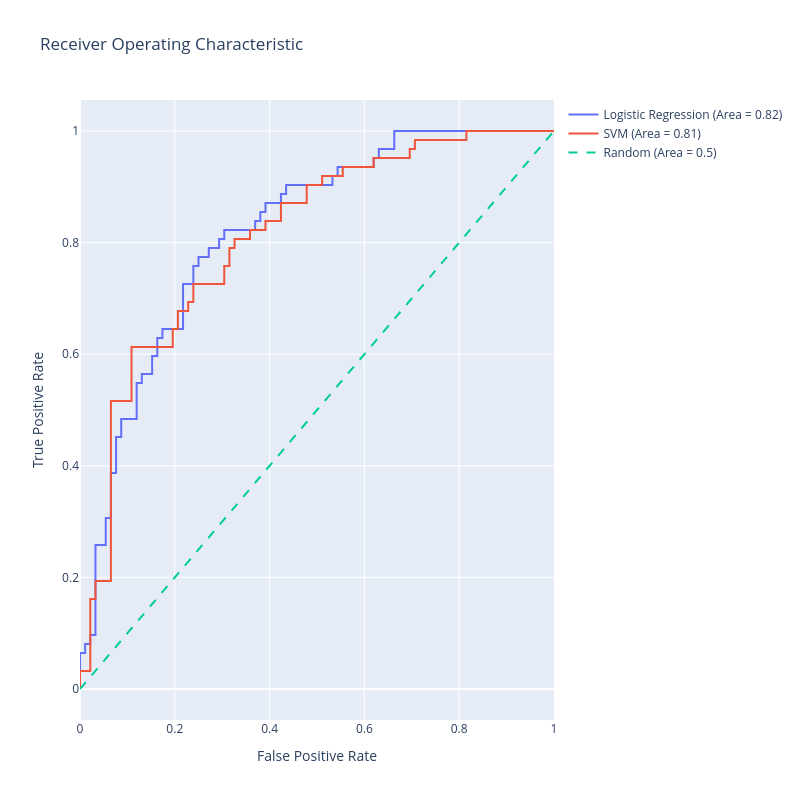

This figure's notebook cell:
### Code cell
import numpy as np
import plotly.graph_objects as go
from sklearn.linear_model import LogisticRegression
from sklearn.svm import SVC
from sklearn.metrics import roc_curve, roc_auc_score
from sklearn.preprocessing import StandardScaler

# Assuming that X_train, X_test, y_train, y_test are already defined

# SVM requires feature scaling for better performance
scaler = StandardScaler()
X_train_scaled = scaler.fit_transform(X_train)
X_test_scaled = scaler.transform(X_test)

# Logistic Regression model
lr_model = LogisticRegression(max_iter=1000)
lr_model.fit(X_train, y_train)
lr_scores = lr_model.predict_proba(X_test)[:,1]

# SVM model
svm_model = SVC(probability=True)
svm_model.fit(X_train_scaled, y_train)
svm_scores = svm_model.predict_proba(X_test_scaled)[:,1]

# Generate ROC curve data for logistic regression model
lr_fpr, lr_tpr, lr_thresholds = roc_curve(y_test, lr_scores)
lr_auc = roc_auc_score(y_test, lr_scores)

# Generate ROC curve data for SVM model
svm_fpr, svm_tpr, svm_thresholds = roc_curve(y_test, svm_scores)
svm_auc = roc_auc_score(y_test, svm_scores)

# Generate a trace for the Logistic Regression ROC curve
trace0 = go.Scatter(
    x=lr_fpr,
    y=lr_tpr,
    mode='lines',
    name=f'Logistic Regression (Area = {lr_auc:.2f})'
)

# Generate a trace for the SVM ROC curve
trace1 = go.Scatter(
    x=svm_fpr,
    y=svm_tpr,
    mode='lines',
    name=f'SVM (Area = {svm_auc:.2f})'
)

# Diagonal line
trace2 = go.Scatter(
    x=[0, 1],
    y=[0, 1],
    mode='lines',
    name='Random (Area = 0.5)',
    line=dict(dash='dash')
)

data = [trace0, trace1, trace2]

# Define layout with square aspect ratio
layout = go.Layout(
    title='Receiver Operating Characteristic',
    xaxis=dict(title='False Positive Rate'),
    yaxis=dict(title='True Positive Rate'),
    autosize=False,
    width=800,
    height=800,
    showlegend=True
)

# Define figure and add data
fig = go.Figure(data=data, layout=layout)

# Show figure
fig.show()

### Figure 1 — Plotly figure (JSON) as saved in the notebook; plotly's stock layout.template omitted (floating-point values rounded to 4 significant figures)
{"data": [{"mode": "lines", "name": "Logistic Regression (Area = 0.82)", "type": "scatter", "x": [0.0, 0.0, 0.0, 0.01087, 0.01087, 0.02174, 0.02174, 0.03261, 0.03261, 0.05435, 0.05435, 0.06522, 0.06522, 0.07609, 0.07609, 0.08696, 0.08696, 0.1196, 0.1196, 0.1304, 0.1304, 0.1522, 0.1522, 0.163, 0.163, 0.1739, 0.1739, 0.2174, 0.2174, 0.2391, 0.2391, 0.25, 0.25, 0.2717, 0.2717, 0.2935, 0.2935, 0.3043, 0.3043, 0.3696, 0.3696, 0.3804, 0.3804, 0.3913, 0.3913, 0.4239, 0.4239, 0.4348, 0.4348, 0.5326, 0.5326, 0.5435, 0.5435, 0.6196, 0.6196, 0.6304, 0.6304, 0.663, 0.663, 1.0], "y": [0.0, 0.01613, 0.06452, 0.06452, 0.08065, 0.08065, 0.09677, 0.09677, 0.2581, 0.2581, 0.3065, 0.3065, 0.3871, 0.3871, 0.4516, 0.4516, 0.4839, 0.4839, 0.5484, 0.5484, 0.5645, 0.5645, 0.5968, 0.5968, 0.629, 0.629, 0.6452, 0.6452, 0.7258, 0.7258, 0.7581, 0.7581, 0.7742, 0.7742, 0.7903, 0.7903, 0.8065, 0.8065, 0.8226, 0.8226, 0.8387, 0.8387, 0.8548, 0.8548, 0.871, 0.871, 0.8871, 0.8871, 0.9032, 0.9032, 0.9194, 0.9194, 0.9355, 0.9355, 0.9516, 0.9516, 0.9677, 0.9677, 1.0, 1.0]}, {"mode": "lines", "name": "SVM (Area = 0.81)", "type": "scatter", "x": [0.0, 0.0, 0.0, 0.02174, 0.02174, 0.03261, 0.03261, 0.06522, 0.06522, 0.1087, 0.1087, 0.1957, 0.1957, 0.2065, 0.2065, 0.2283, 0.2283, 0.2391, 0.2391, 0.3043, 0.3043, 0.3152, 0.3152, 0.3261, 0.3261, 0.3587, 0.3587, 0.3913, 0.3913, 0.4239, 0.4239, 0.4783, 0.4783, 0.5109, 0.5109, 0.5543, 0.5543, 0.6196, 0.6196, 0.6957, 0.6957, 0.7065, 0.7065, 0.8152, 0.8152, 1.0], "y": [0.0, 0.01613, 0.03226, 0.03226, 0.1613, 0.1613, 0.1935, 0.1935, 0.5161, 0.5161, 0.6129, 0.6129, 0.6452, 0.6452, 0.6774, 0.6774, 0.6935, 0.6935, 0.7258, 0.7258, 0.7581, 0.7581, 0.7903, 0.7903, 0.8065, 0.8065, 0.8226, 0.8226, 0.8387, 0.8387, 0.871, 0.871, 0.9032, 0.9032, 0.9194, 0.9194, 0.9355, 0.9355, 0.9516, 0.9516, 0.9677, 0.9677, 0.9839, 0.9839, 1.0, 1.0]}, {"line": {"dash": "dash"}, "mode": "lines", "name": "Random (Area = 0.5)", "type": "scatter", "x": [0, 1], "y": [0, 1]}], "layout": {"autosize": false, "height": 800, "showlegend": true, "title": {"text": "Receiver Operating Characteristic"}, "width": 800, "xaxis": {"title": {"text": "False Positive Rate"}}, "yaxis": {"title": {"text": "True Positive Rate"}}}}
